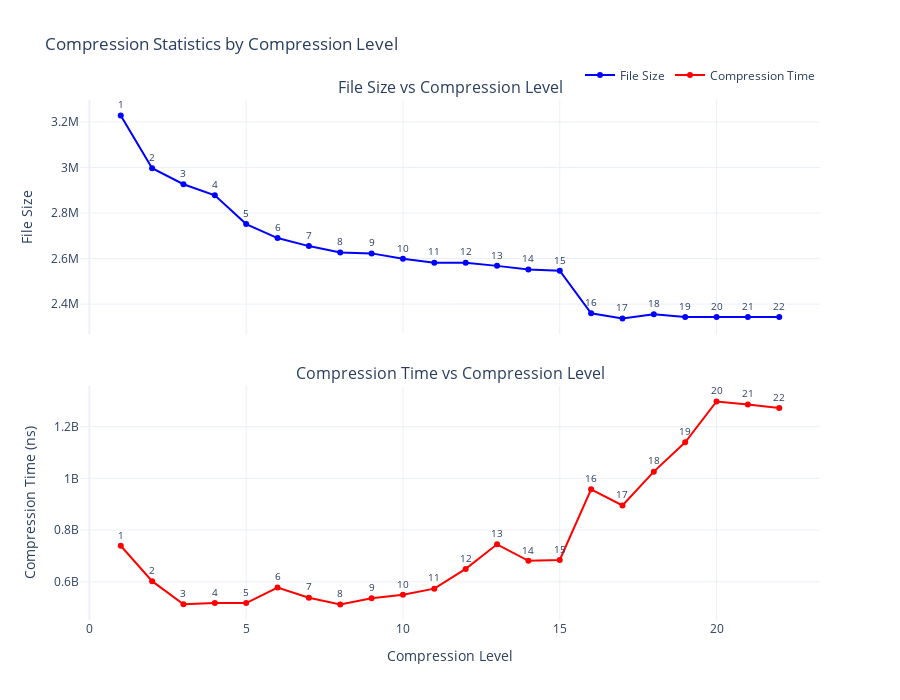

Notebook code cell kept with this figure:
### Code cell
import plotly.graph_objects as go
from plotly.subplots import make_subplots

fig = make_subplots(
    rows=2,
    cols=1,
    shared_xaxes=True,
    vertical_spacing=0.1,
    subplot_titles=(
        "File Size vs Compression Level",
        "Compression Time vs Compression Level",
    ),
)


fig.add_trace(
    go.Scatter(
        x=df["level"],
        y=df["size"],
        mode="lines+markers+text",
        name="File Size",
        line=dict(color="blue"),
        text=df["level"].astype(str),
        textposition="top center",
        textfont=dict(size=10),
    ),
    row=1,
    col=1,
)


fig.add_trace(
    go.Scatter(
        x=df["level"],
        y=df["time"],
        mode="lines+markers+text",
        name="Compression Time",
        line=dict(color="red"),
        text=df["level"].astype(str),
        textposition="top center",
        textfont=dict(size=10),
    ),
    row=2,
    col=1,
)


fig.update_layout(
    title_text="Compression Statistics by Compression Level",
    height=700,
    hovermode="x unified",
    template="plotly_white",
    legend=dict(orientation="h", yanchor="bottom", y=1.02, xanchor="right", x=1),
)


fig.update_traces(
    hovertemplate="<b>Level</b>: %{x}<br><b>Value</b>: %{y}<extra></extra>"
)


fig.update_xaxes(title_text="Compression Level", row=2, col=1)
fig.update_yaxes(title_text="File Size", row=1, col=1)
fig.update_yaxes(title_text="Compression Time (ns)", row=2, col=1)


fig.show()

### Figure 1 — Plotly figure (JSON) as saved in the notebook; plotly's stock layout.template omitted (floating-point values rounded to 4 significant figures)
{"data": [{"hovertemplate": "<b>Level</b>: %{x}<br><b>Value</b>: %{y}<extra></extra>", "line": {"color": "blue"}, "mode": "lines+markers+text", "name": "File Size", "text": ["1", "2", "3", "4", "5", "6", "7", "8", "9", "10", "11", "12", "13", "14", "15", "16", "17", "18", "19", "20", "21", "22"], "textfont": {"size": 10}, "textposition": "top center", "type": "scatter", "x": [1, 2, 3, 4, 5, 6, 7, 8, 9, 10, 11, 12, 13, 14, 15, 16, 17, 18, 19, 20, 21, 22], "xaxis": "x", "y": [3229000.0, 2997000.0, 2927000.0, 2878000.0, 2752000.0, 2690000.0, 2655000.0, 2626000.0, 2623000.0, 2599000.0, 2582000.0, 2582000.0, 2568000.0, 2552000.0, 2547000.0, 2359000.0, 2337000.0, 2356000.0, 2344000.0, 2344000.0, 2344000.0, 2344000.0], "yaxis": "y"}, {"hovertemplate": "<b>Level</b>: %{x}<br><b>Value</b>: %{y}<extra></extra>", "line": {"color": "red"}, "mode": "lines+markers+text", "name": "Compression Time", "text": ["1", "2", "3", "4", "5", "6", "7", "8", "9", "10", "11", "12", "13", "14", "15", "16", "17", "18", "19", "20", "21", "22"], "textfont": {"size": 10}, "textposition": "top center", "type": "scatter", "x": [1, 2, 3, 4, 5, 6, 7, 8, 9, 10, 11, 12, 13, 14, 15, 16, 17, 18, 19, 20, 21, 22], "xaxis": "x2", "y": [739300000.0, 602600000.0, 512900000.0, 517800000.0, 517900000.0, 578100000.0, 538600000.0, 512100000.0, 536400000.0, 549900000.0, 573500000.0, 649900000.0, 744900000.0, 681200000.0, 684700000.0, 957600000.0, 895000000.0, 1026000000.0, 1139000000.0, 1297000000.0, 1286000000.0, 1272000000.0], "yaxis": "y2"}], "layout": {"annotations": [{"font": {"size": 16}, "showarrow": false, "text": "File Size vs Compression Level", "x": 0.5, "xanchor": "center", "xref": "paper", "y": 1, "yanchor": "bottom", "yref": "paper"}, {"font": {"size": 16}, "showarrow": false, "text": "Compression Time vs Compression Level", "x": 0.5, "xanchor": "center", "xref": "paper", "y": 0.45, "yanchor": "bottom", "yref": "paper"}], "height": 700, "hovermode": "x unified", "legend": {"orientation": "h", "x": 1, "xanchor": "right", "y": 1.02, "yanchor": "bottom"}, "title": {"text": "Compression Statistics by Compression Level"}, "xaxis": {"anchor": "y", "domain": [0, 1], "matches": "x2", "showticklabels": false}, "xaxis2": {"anchor": "y2", "domain": [0, 1], "title": {"text": "Compression Level"}}, "yaxis": {"anchor": "x", "domain": [0.55, 1], "title": {"text": "File Size"}}, "yaxis2": {"anchor": "x2", "domain": [0, 0.45], "title": {"text": "Compression Time (ns)"}}}}
